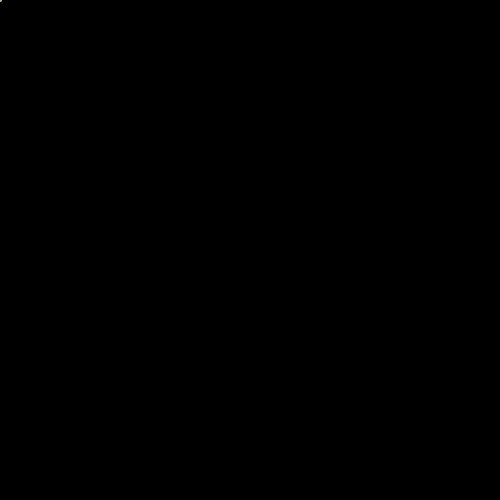
Frame 1 (no input)
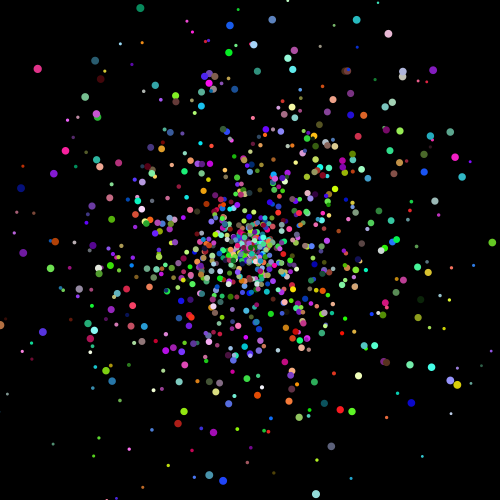
Frame 60 (the mouse pressed at the canvas centre just before this capture)
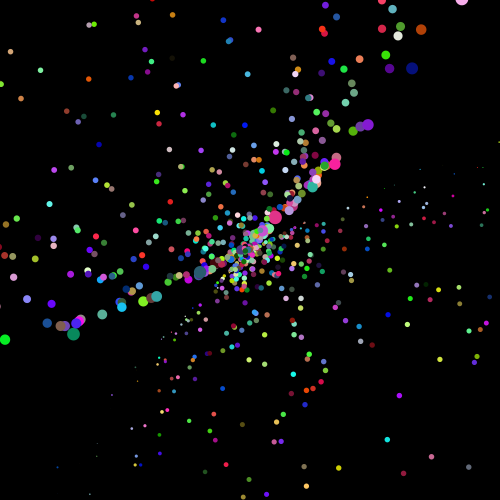
Frame 120 (the mouse held since frame 60 and released just before this capture)

The Processing sketch that drew these frames (run headless with seeded random() and noise(); from frame 60 on, the mouse is pressed at the canvas centre):

// Processing sketch: cone
// ── cone.pde
//your code here
Particle[] dots = new Particle[1000];
double stmouseX = mouseX;
double stmouseY = mouseX;
double speed = 5;
double centerx = 250;
double centery = 250;
double centerz = 250;
double slow = 0.002;
void setup()
{
	//your code here
	size(500, 500);
	for(int i = 0; i < dots.length; i++)
		dots[i] = new Particle(centerx, centery, centerz, color((int)(Math.random()*255), (int)(Math.random()*255), (int)(Math.random()*255)), 2 * PI * Math.random() - PI, 2 * PI * Math.random() - PI, Math.random()*speed);

}
double a = 0;
void draw()
{
	//your code here
	background(0);
	for(int i = 0; i < dots.length; i++){
		dots[i].show();
		a += 0.0000005;
		//dots[i].rotate(rot, rot, rot, centerx, centery, centerz);
		dots[i].expand();
		dots[i].rotate((mouseX-stmouseX)/100+a, (mouseY-stmouseY)/100+a, 0.01+a, centerx, centery, centerz);
	}
}
class Particle
{
	//your code here
	double x, y, z;
	double newx, newy, newz;
	double angx = 0;
	double angy = 0;
	double angz = 0;
	double speed = 0;
	color c;
	Particle(double x, double y, double z, color c, double ax, double ay, double speed){
		this.x = x;
		this.y = y;
		this.z = z;
		this.c = c;
		this.angx = ax;
		this.angy = ay;
		this.speed = speed;
	}

	void show(){
		noStroke();
		fill(c);
		ellipse((float)newx, (float)newy, (float)(3+newz/100), (float)(3+newz/100));
	}
	void rotate(double ax, double ay, double az, double ox, double oy, double oz){
		newx = rotate3(x - ox, y - oy, z - oz, ax, ay, az)[0] + ox;
		newy = rotate3(x - ox, y - oy, z - oz, ax, ay, az)[1] + oy;
		newz = rotate3(x - ox, y - oy, z - oz, ax, ay, az)[2] + oz;
	}
	void expand(){
		x += speed * Math.sin(angx) * Math.cos(angy);
		y += speed * Math.sin(angx) * Math.sin(angy);
		z += speed * Math.sin(angx);
	}
}

class OddballParticle //inherits from Particle
{
	//your code here
}


public double[] rotate3(double x, double y, double z, double pitch, double roll, double yaw) {
    double cosa = Math.cos(yaw);
    double sina = Math.sin(yaw);

    double cosb = Math.cos(pitch);
    double sinb = Math.sin(pitch);

    double cosc = Math.cos(roll);
    double sinc = Math.sin(roll);

    double Axx = cosa*cosb;
    double Axy = cosa*sinb*sinc - sina*cosc;
    double Axz = cosa*sinb*cosc + sina*sinc;

    double Ayx = sina*cosb;
    double Ayy = sina*sinb*sinc + cosa*cosc;
    double Ayz = sina*sinb*cosc - cosa*sinc;

    double Azx = -sinb;
    double Azy = cosb*sinc;
    double Azz = cosb*cosc;

        double px = x;
        double py = y;
        double pz = z;
        	/*
        points[i].x = Axx*px + Axy*py + Axz*pz;
        points[i].y = Ayx*px + Ayy*py + Ayz*pz;
        points[i].z = Azx*px + Azy*py + Azz*pz;
		*/
	return(new double[]{Axx*px + Axy*py + Axz*pz, Ayx*px + Ayy*py + Ayz*pz, Azx*px + Azy*py + Azz*pz});
}
